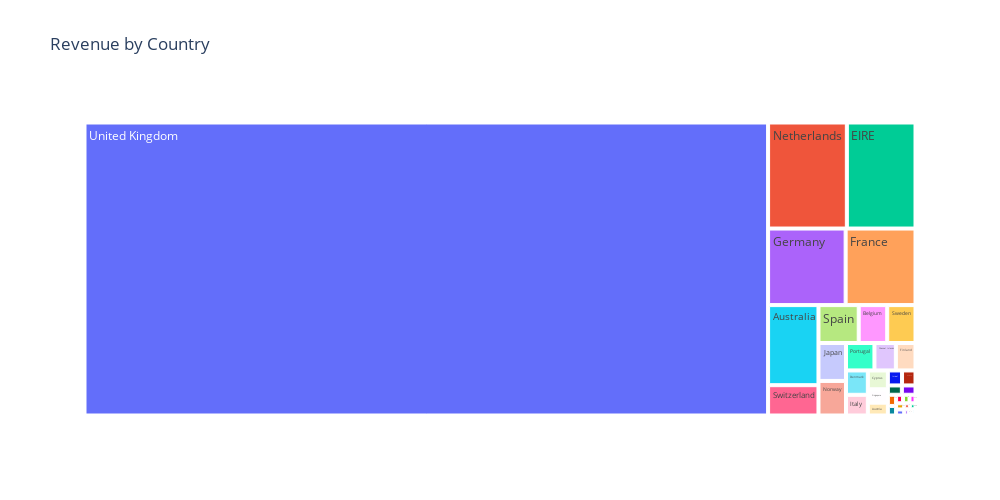

The code cell stored with this chart in its notebook:
### Code cell
#строим график
fig = px.treemap(
    data_frame=totalprice_group, #DataFrame
    path=['Country'], #категориальный признак, для которого строится график
    values='TotalPrice', #параметр, который сравнивается
    height=500, #высота
    width=1000, #ширина
    title='Revenue by Country', #заголовок
    labels={'TotalPrice':'Revenue'}
)

#отображаем график
fig.show()

### Figure 1 — Plotly figure (JSON) as saved in the notebook; plotly's stock layout.template omitted (floating-point values rounded to 4 significant figures)
{"data": [{"branchvalues": "total", "domain": {"x": [0, 1], "y": [0, 1]}, "hovertemplate": "labels=%{label}<br>Revenue=%{value}<br>parent=%{parent}<br>id=%{id}<extra></extra>", "ids": ["Australia", "Austria", "Bahrain", "Belgium", "Brazil", "Canada", "Channel Islands", "Cyprus", "Czech Republic", "Denmark", "EIRE", "European Community", "Finland", "France", "Germany", "Greece", "Iceland", "Israel", "Italy", "Japan", "Lebanon", "Lithuania", "Malta", "Netherlands", "Norway", "Poland", "Portugal", "RSA", "Saudi Arabia", "Singapore", "Spain", "Sweden", "Switzerland", "USA", "United Arab Emirates", "United Kingdom", "Unspecified"], "labels": ["Australia", "Austria", "Bahrain", "Belgium", "Brazil", "Canada", "Channel Islands", "Cyprus", "Czech Republic", "Denmark", "EIRE", "European Community", "Finland", "France", "Germany", "Greece", "Iceland", "Israel", "Italy", "Japan", "Lebanon", "Lithuania", "Malta", "Netherlands", "Norway", "Poland", "Portugal", "RSA", "Saudi Arabia", "Singapore", "Spain", "Sweden", "Switzerland", "USA", "United Arab Emirates", "United Kingdom", "Unspecified"], "name": "", "parents": ["", "", "", "", "", "", "", "", "", "", "", "", "", "", "", "", "", "", "", "", "", "", "", "", "", "", "", "", "", "", "", "", "", "", "", "", ""], "type": "treemap", "values": [137000.0, 8721.0, 548.4, 36670.0, 1144.0, 3115.0, 19930.0, 12800.0, 729.2, 18040.0, 247100.0, 1151.0, 18300.0, 181500.0, 201500.0, 4426.0, 4310, 7216.0, 15340.0, 35420.0, 1694.0, 1661.0, 2011.0, 283400.0, 32290.0, 6853.0, 26500.0, 1002.0, 131.2, 9120.0, 51760.0, 36360.0, 51860.0, 1731.0, 1865.0, 6798000.0, 2661.0]}], "layout": {"height": 500, "legend": {"tracegroupgap": 0}, "title": {"text": "Revenue by Country"}, "width": 1000}}
